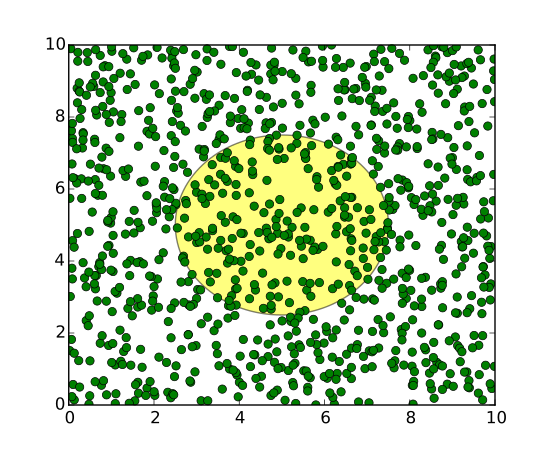

Recreate this plot in Python.
import numpy as np
import matplotlib.pyplot as plt
import matplotlib.patches as patches
fig = plt.figure()
ax = fig.add_subplot(111)
x, y = 10*np.random.rand(2, 1000)
ax.plot(x, y, 'go')  # plot some data in data coordinates

circ = patches.Circle((0.5, 0.5), 0.25, transform=ax.transAxes,
                      facecolor='yellow', alpha=0.5)
ax.add_patch(circ)

plt.show()
